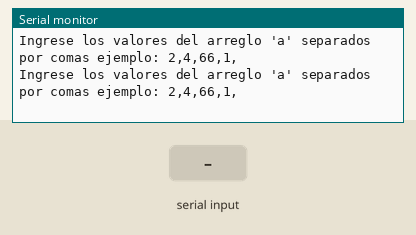
Bench run of a sketch on a simulated Arduino Uno, built with avr-gcc and run on an emulated ATmega328P. Parts: the last lines printed to the serial monitor. The inputs (shaded band) are chosen by the test bench.

Above: at 1.2 s.
1.3 s: "," received over Serial
At 2.8 s:
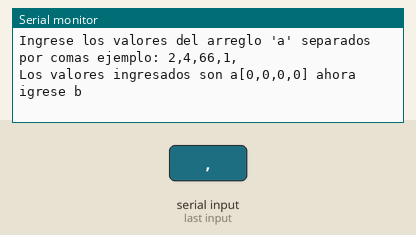
3.8 s: "90,45\n" received over Serial
At 5.3 s:
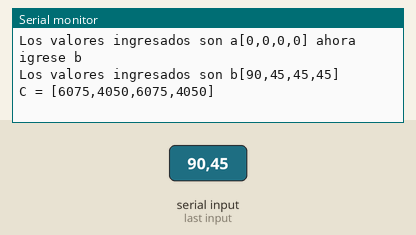

The sketch:

SE_Ej10_NumPares.ino
```cpp
String valor;
int valorIJ;
int par;
int aviso = 1;
int maximo;
int cont = 1;
int contPar = 0;
int a[] = {0, 0, 0, 0};
int b[] = {0, 0, 0, 0};
int i = 0;

void setup() {
  // put your setup code here, to run once:
  Serial.begin(9600);
}

void loop() {
  // put your main code here, to run repeatedly:
  if (aviso == 1) {
    Serial.println("Ingrese los valores del arreglo 'a' separados por comas ejemplo: 2,4,66,1, ");
  }

  if (Serial.available() > 0) {
    aviso = -1;
    valor = Serial.readString();
    valor.trim();

    while (valor.length() != 0) {
      valorIJ = valor.substring(0, valor.indexOf(",")).toInt();
      valor = valor.substring(valor.indexOf(",") + 1, valor.length());
      if (cont == 1) {
        a[i] = valorIJ;
      } else {
        b[i] = valorIJ;
      }
      i = i + 1;
    }
    i = 0;
    if (cont == 1) {
      Serial.println("Los valores ingresados son a[" + String(a[0]) +","+ String(a[1]) +","+ String(a[2]) +","+ String(a[3]) + "] ahora igrese b");
      cont = 2;
    } else {
      Serial.println("Los valores ingresados son b[" + String(b[0]) +","+ String(b[1]) +","+ String(b[2]) +","+ String(b[3]) + "]");
      Serial.println("C = [" + String((a[0]*b[0]) + (a[1]*b[2])) +","+ String((a[0]*b[1]) + (a[1]*b[3])) +","+ String((a[2]*b[0]) + (a[3]*b[2])) +","+ String((a[2]*b[1]) + (a[3]*b[3])) + "]");
    }

  }
  delay(100);
}
```

Measured:
- after the input at 1.3 s, the serial monitor: prints a new line after 1.1 s (image 1)
- after the input at 3.8 s, the serial monitor: prints a new line after 1.1 s (image 2)
